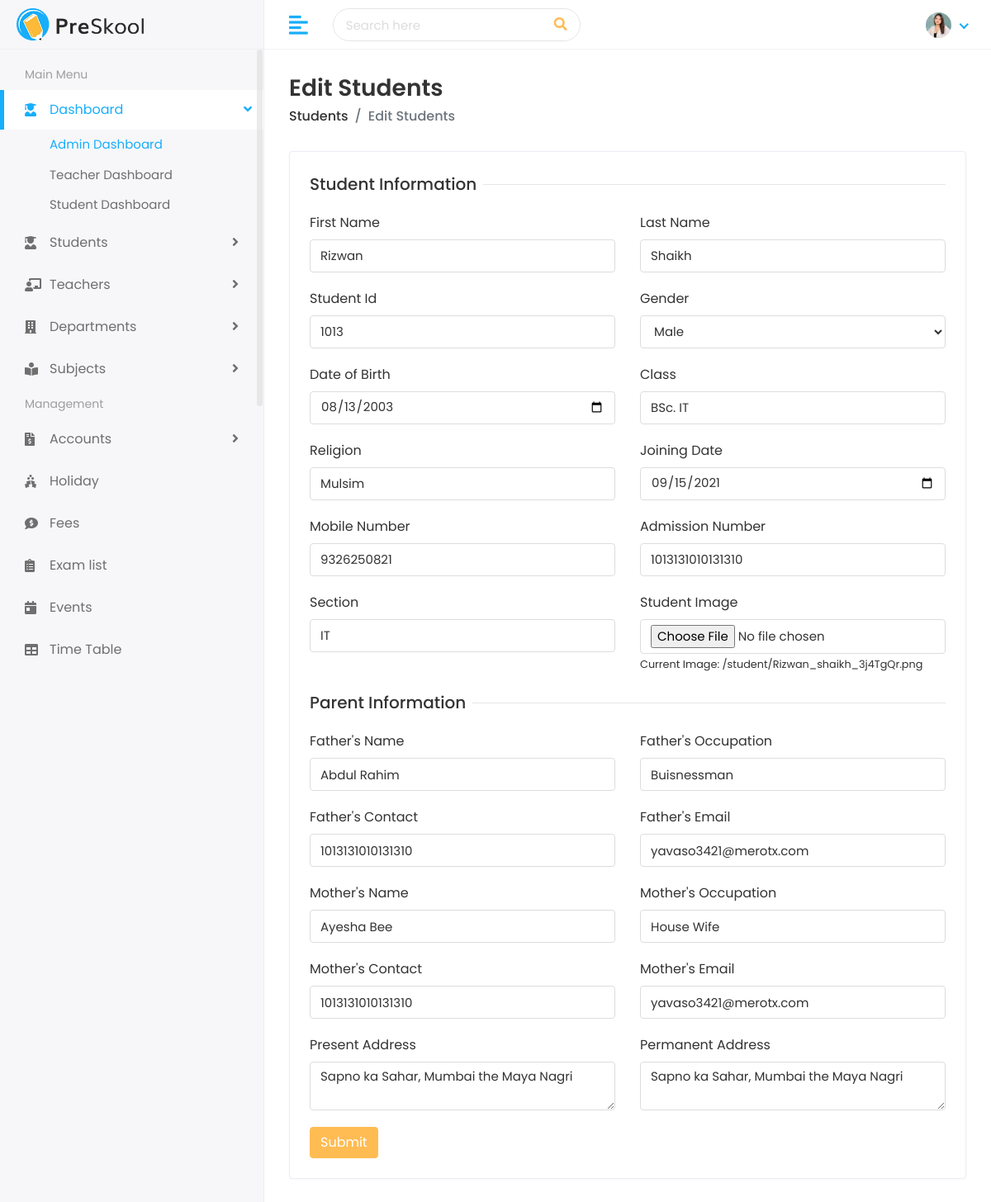
/edit_student/rizwan-shaikh-1013/, run on the app's committed database.
### student/models.py (models this page shows, shortened)
class Student(models.Model):
    first_name = models.CharField(max_length=100)
    last_name = models.CharField(max_length=100)
    student_id = models.IntegerField()  # Removed max_length
    gender = models.CharField(
        max_length=10,
        choices=[
            ('Male', 'Male'),
            ('Female', 'Female'),
            ('Other', 'Other')
        ]
    )
    date_of_birth = models.DateField()
    student_class = models.CharField(max_length=100)
    religion = models.CharField(max_length=50)  # Increased length to accommodate longer religions
    joining_date = models.DateField()
    mobile_number = models.CharField(max_length=20)  # Changed to CharField for better formatting (e.g., +91)
    admission_number = models.IntegerField()  # Removed max_length
    section = models.CharField(max_length=20)
    student_image = models.ImageField(upload_to='student/', blank=True)
    parent = models.OneToOneField(Parent, on_delete=models.CASCADE)
    slug = models.SlugField(max_length=255, blank=True)

class Parent(models.Model):
    father_name = models.CharField(max_length=100)
    father_occupation = models.CharField(max_length=100)
    father_contact = models.CharField(max_length=15)
    father_email = models.EmailField()
    mother_name = models.CharField(max_length=100)
    mother_occupation = models.CharField(max_length=100, null=True, blank=True)
    mother_contact = models.CharField(max_length=15)
    mother_email = models.EmailField()
    present_address = models.TextField()
    permanent_address = models.TextField()

### student/views.py (the view, shortened to what this page needs)
# urls.py: path('edit_student/<str:slug>/', views.edit_student, name='edit_student'),  # Added this line
def edit_student(request,slug):
    student = get_object_or_404(Student, slug=slug)
    parent = student.parent if hasattr(student, 'parent') else None
    return render(request, "students/edit-student.html",{'student':student, 'parent':parent} )

### templates/students/edit-student.html (shortened to what this page needs)
{% extends 'Home/base.html' %}
{% load static %}
{% block body %}
<div class="page-wrapper">
    <div class="content container-fluid">
        <div class="page-header">
            <div class="row align-items-center">
                <div class="col">
                    <h3 class="page-title">Edit Students</h3>
                    <ul class="breadcrumb">
                        <li class="breadcrumb-item"><a href="/students">Students</a></li>
                        <li class="breadcrumb-item active">Edit Students</li>
                    </ul>
                </div>
            </div>
        </div>
        <div class="row">
            <div class="col-sm-12">
                <div class="card">
                    <div class="card-body">
                        <form method="POST" enctype="multipart/form-data">
                            <div class="row">
                                <div class="col-12">
                                    <h5 class="form-title"><span>Student Information</span></h5>
                                </div>
                                <div class="col-12 col-sm-6">
                                    <div class="form-group">
                                        <label>First Name</label>
                                        <input type="text" name="first_name" class="form-control" value="{{ student.first_name }}">
                                    </div>
                                </div>
                                <div class="col-12 col-sm-6">
                                    <div class="form-group">
                                        <label>Last Name</label>
                                        <input type="text" name="last_name" class="form-control" value="{{ student.last_name }}">
                                    </div>
                                </div>
                                <div class="col-12 col-sm-6">
                                    <div class="form-group">
                                        <label>Student Id</label>
                                        <input type="text" name="student_id" class="form-control" value="{{ student.student_id }}">
                                    </div>
                                </div>
                                <div class="col-12 col-sm-6">
                                    <div class="form-group">
                                        <label>Gender</label>
                                        <select name="gender" class="form-control">
                                            <option value="Male" {% if student.gender == 'Male' %}selected{% endif %}>Male</option>
                                        </select>
                                    </div>
                                </div>
                                <div class="col-12 col-sm-6">
                                    <div class="form-group">
                                        <label>Date of Birth</label>
                                        <input type="date" name="date_of_birth" class="form-control" value="{{ student.date_of_birth|date:'Y-m-d' }}">
                                    </div>
                                </div>
                                <div class="col-12 col-sm-6">
                                    <div class="form-group">
                                        <label>Class</label>
                                        <input type="text" name="student_class" class="form-control" value="{{ student.student_class }}">
                                    </div>
                                </div>
                                <div class="col-12 col-sm-6">
                                    <div class="form-group">
                                        <label>Religion</label>
                                        <input type="text" name="religion" class="form-control" value="{{ student.religion }}">
                                    </div>
                                </div>
                                <div class="col-12 col-sm-6">
                                    <div class="form-group">
                                        <label>Joining Date</label>
                                        <input type="date" name="joining_date" class="form-control" value="{{ student.joining_date|date:'Y-m-d' }}">
                                    </div>
                                </div>
                                <div class="col-12 col-sm-6">
                                    <div class="form-group">
                                        <label>Mobile Number</label>
                                        <input type="text" name="mobile_number" class="form-control" value="{{ student.mobile_number }}">
                                    </div>
                                </div>
                                <div class="col-12 col-sm-6">
                                    <div class="form-group">
                                        <label>Admission Number</label>
                                        <input type="text" name="admission_number" class="form-control" value="{{ student.admission_number }}">
                                    </div>
                                </div>
                                <div class="col-12 col-sm-6">
                                    <div class="form-group">
                                        <label>Section</label>
                                        <input type="text" name="section" class="form-control" value="{{ student.section }}">
                                    </div>
                                </div>
                                <div class="col-12 col-sm-6">
                                    <div class="form-group">
                                        <label>Student Image</label>
                                        <input type="file" name="student_image" class="form-control">
                                        <small>Current Image: {{ student.student_image.url }}</small>
                                    </div>
                                </div>
                                <div class="col-12">
                                    <h5 class="form-title"><span>Parent Information</span></h5>
                                </div>
                                <div class="col-12 col-sm-6">
                                    <div class="form-group">
                                        <label>Father's Name</label>
                                        <input type="text" name="father_name" class="form-control" value="{{ parent.father_name }}">
                                    </div>
                                </div>
                                <div class="col-12 col-sm-6">
                                    <div class="form-group">
                                        <label>Father's Occupation</label>
                                        <input type="text" name="father_occupation" class="form-control" value="{{ parent.father_occupation }}">
                                    </div>
                                </div>
                                <div class="col-12 col-sm-6">
                                    <div class="form-group">
                                        <label>Father's Contact</label>
                                        <input type="text" name="father_contact" class="form-control" value="{{ parent.father_contact }}">
                                    </div>
                                </div>
                                <div class="col-12 col-sm-6">
                                    <div class="form-group">
                                        <label>Father's Email</label>
                                        <input type="email" name="father_email" class="form-control" value="{{ parent.father_email }}">
                                    </div>
                                </div>
                                <div class="col-12 col-sm-6">
                                    <div class="form-group">
                                        <label>Mother's Name</label>
                                        <input type="text" name="mother_name" class="form-control" value="{{ parent.mother_name }}">
                                    </div>
                                </div>
                                <div class="col-12 col-sm-6">
                                    <div class="form-group">
                                        <label>Mother's Occupation</label>
                                        <input type="text" name="mother_occupation" class="form-control" value="{{ parent.mother_occupation }}">
                                    </div>
                                </div>
                                <div class="col-12 col-sm-6">
                                    <div class="form-group">
                                        <label>Mother's Contact</label>
                                        <input type="text" name="mother_contact" class="form-control" value="{{ parent.mother_contact }}">
                                    </div>
                                </div>
                                <div class="col-12 col-sm-6">
                                    <div class="form-group">
                                        <label>Mother's Email</label>
                                        <input type="email" name="mother_email" class="form-control" value="{{ parent.mother_email }}">
                                    </div>
                                </div>
                                <div class="col-12 col-sm-6">
                                    <div class="form-group">
                                        <label>Present Address</label>
                                        <textarea name="present_address" class="form-control">{{ parent.present_address }}</textarea>
                                    </div>
                                </div>
                                <div class="col-12 col-sm-6">
                                    <div class="form-group">
                                        <label>Permanent Address</label>
                                        <textarea name="permanent_address" class="form-control">{{ parent.permanent_address }}</textarea>
                                    </div>
                                </div>
                                <div class="col-12">
                                    <button type="submit" class="btn btn-primary">Submit</button>
                                </div>
                            </div>
                        </form>
                    </div>
                </div>
            </div>
        </div>
    </div>
</div>
{% endblock %}

### static/assets/css/style.css (style rules this page uses)
html { height: 100%; }
body { background-color: #fff; color: #333; font-family: 'Poppins', sans-serif; font-size: 1rem; height: 100%; line-height: 1.5; overflow-x: hidden; }
h1, h2, h3, h4, h5, h6 { font-family: 'Poppins', sans-serif; margin-top: 0; }
.form-control { border: 1px solid #ddd; box-shadow: none; color: #333; font-size: 15px; height: 40px; }
input, input:focus, button, button:focus { outline: none; }
input[type="file"] { height: auto; min-height: calc(1.5em + .75rem + 2px); }
input[type=text], input[type=password] { -webkit-appearance: none; -moz-appearance: none; appearance: none; }
textarea.form-control { resize: vertical; }
.form-group { margin-bottom: 1.25rem; }
ul, ol { padding: 0px; list-style: none; }
.btn-primary { background-color: #FFBC53; border: 1px solid #FFBC53; }
.card { border: 1px solid #ececf5; box-shadow: 0 1px 3px 0 rgba(0, 0, 0, 0.03); margin-bottom: 1.875rem; }
.card-body { padding: 1.5rem; }
.page-wrapper { margin-left: 320px; padding-top: 60px; position: relative; transition: all 0.4s ease; }
.page-wrapper > .content { padding: 1.875rem 1.875rem 0; }
.page-header { margin-bottom: 1.875rem; }
.page-header .breadcrumb { background-color: transparent; color: #6c757d; font-size: 1rem; font-weight: 500; margin-bottom: 0; padding: 0; }
.page-header .breadcrumb a { color: #333; }
.page-title { font-size: 28px; font-weight: 600; color: #333; margin-bottom: 5px; }
.form-title { width: 100%; max-width: 100%; padding: 0; font-size: 1.25rem; font-weight: 500; line-height: inherit; color: #333; white-space: normal; position: relative; display: block; margin-bottom: 20px; }
.form-title:before { content: ""; position: absolute; left: 0px; right: 0px; height: 1px; top: 50%; background-color: rgba(0, 0, 0, 0.1); }
.form-title span { padding: 0px 0.5rem 0 0; background-color: #fff; display: inline-block; z-index: 2; position: relative; }

### data on the page
Student: first_name "Rizwan", last_name "Shaikh", student_id "1013", gender "Male", date_of_birth "08/13/2003", student_class "BSc. IT", religion "Mulsim", joining_date "09/15/2021", mobile_number "9326250821", admission_number "1013131010131310", section "IT", student_image "/student/Rizwan_shaikh_3j4TgQr.png"
Parent: father_name "Abdul Rahim", father_occupation "Buisnessman", father_contact "1013131010131310", father_email "yavaso3421@merotx.com", mother_name "Ayesha Bee", mother_occupation "House Wife", mother_contact "1013131010131310", mother_email "yavaso3421@merotx.com", present_address "Sapno ka Sahar, Mumbai the Maya Nagri", permanent_address "Sapno ka Sahar, Mumbai the Maya Nagri"
